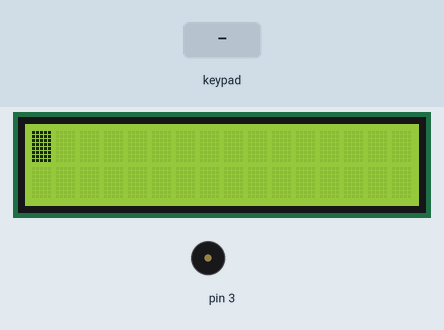
The sketch below on a simulated Arduino Uno, built with avr-gcc and run on an emulated ATmega328P. Shown: 16×2 character LCD, buzzer (waves = sounding). The test bench sets the inputs (shaded band).

Above: at 1.3 s.
1.4 s: keypad keys 1 2 # pressed 0.4 s apart
At 3.4 s:
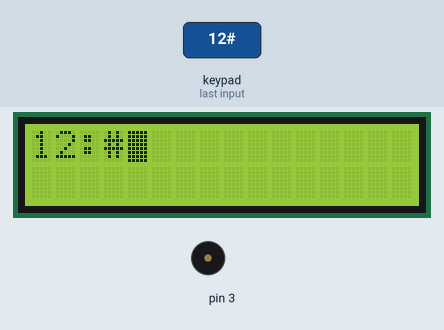
4.1 s: key 'A' pressed
At 5.0 s:
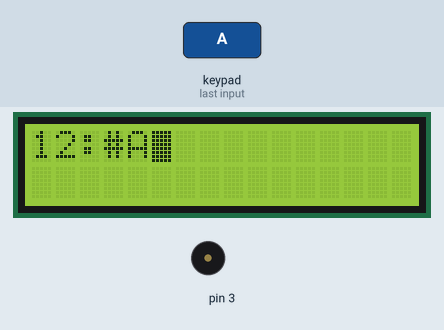
5.6 s: key '*' pressed
At 5.75 s:
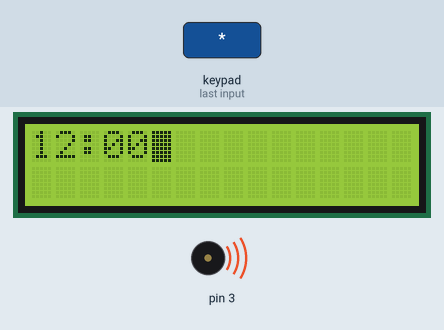
7.4 s: keypad keys 2 5 # pressed 0.4 s apart
At 8.6 s:
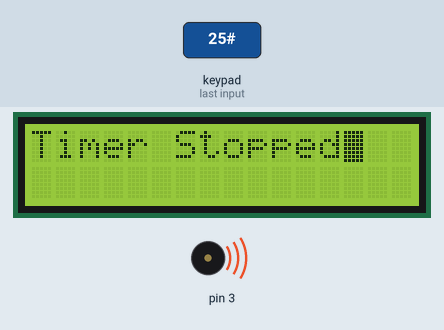
10.2 s: key 'B' pressed
At 10.8 s:
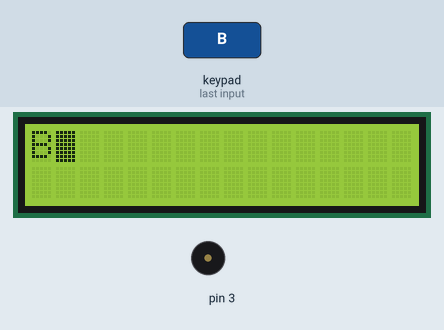
11.7 s: keypad keys 1 2 * pressed 0.4 s apart
At 13.6 s:
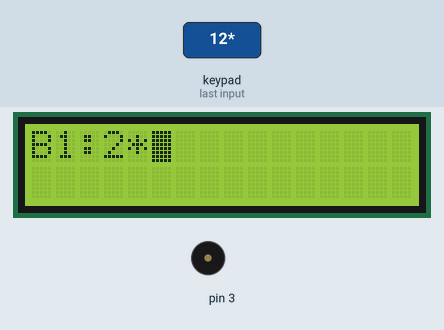
Timing chart, 0 to 15.1 s (numbered marks = the images above; inputs shaded):
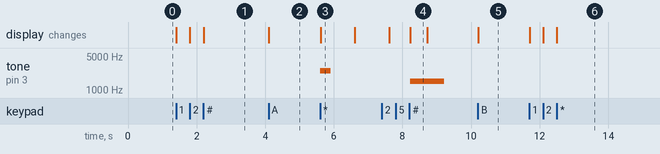

The sketch:

ArduinoTimer.ino
```cpp
#include <Wire.h>
#include <LiquidCrystal_I2C.h>
#include <Keypad.h>
#include <stdlib.h>

LiquidCrystal_I2C lcd(0x27, 16, 2);

const byte ROWS = 4;
const byte COLS = 4;

char hexaKeys[ROWS][COLS] = {
    {'1', '2', '3', 'A'},
    {'4', '5', '6', 'B'},
    {'7', '8', '9', 'C'},
    {'*', '0', '#', 'D'}};
byte rowPins[4] = {2, A0, 4, A1};
byte colPins[4] = {A2, 7, 8, 9};

Keypad customKeypad = Keypad(makeKeymap(hexaKeys), rowPins, colPins, ROWS, COLS);

int cursor_position = 0;
int minutes_int;
int seconds_int;
String minutes_string = "";
String seconds_string = "";
bool all_numbers = false;
bool timerRunning = false;
const long interval = 1000;
unsigned long previousMillis = 0;

void setup()
{
    lcd.init();
    lcd.backlight();
    lcd.begin(16, 2);
    lcd.blink();
    lcd.setCursor(0, 0);
    Serial.begin(9600);
}

void loop()
{
    char customKey = customKeypad.getKey();
    if (!all_numbers)
    {
        print_numbers(customKey);
    }
    else
    {
        take_special(customKey);
    }
}

void stop_timer()
{
    previousMillis = 0;
    lcd.clear();
    lcd.setCursor(0, 0);
    lcd.print("Timer Stopped");

    all_numbers = false;
    timerRunning = false;
    digitalWrite(A3, LOW);
    tone(3, 1500, 1000);
    delay(500);
    lcd.clear();
    reset_values();
}

void reset_values()
{
    cursor_position = 0;
    minutes_int = 0;
    seconds_int = 0;
    minutes_string = "";
    seconds_string = "";
}

void start_timer()
{
    tone(3, 2500, 300);
    digitalWrite(A3, HIGH);
    while (timerRunning)
    {
        unsigned long currentMillis = millis();
        char customKey = customKeypad.getKey();
        if (customKey)
        {
            if (customKey == '#')
            {
                stop_timer();
                break;
            }
        }
        if (currentMillis - previousMillis >= interval)
        {
            previousMillis = currentMillis;
            lcd.clear();
            if (seconds_int <= 0)
            {
                if (minutes_int <= 0)
                {
                    stop_timer();
                    lcd.clear();
                    tone(3, 1500, 1000);
                    delay(500);
                }
                else
                {
                    if (minutes_int < 10)
                    {
                        lcd.print('0');
                    }
                    lcd.print(minutes_int);
                    lcd.print(':');
                    if (seconds_int < 10)
                    {
                        lcd.print('0');
                    }
                    lcd.print(seconds_int);
                    minutes_int--;
                    seconds_int = 59;
                }
            }
            else
            {
                if (minutes_int < 10)
                {
                    lcd.print('0');
                }
                lcd.print(minutes_int);
                lcd.print(':');
                if (seconds_int < 10)
                {
                    lcd.print('0');
                }
                lcd.print(seconds_int);
                seconds_int--;
            }
        }
    }
}

void take_special(char customKey)
{
    if (customKey)
    {
        switch (customKey)
        {
        case '*':
            timerRunning = true;
            start_timer();
            break;
        case '#':
            timerRunning = false;
            break;
        case 'A':
        case 'B':
        case 'C':
        case 'D':
            break;
        }
    }
}

void print_numbers(char customKey)
{
    if (customKey)
    {
        if (customKey != '*' ||
            customKey != '#' ||
            customKey != 'A' ||
            customKey != 'B' ||
            customKey != 'C' ||
            customKey != 'D')
        {
            switch (cursor_position)
            {
            case 0:
                assign_minutes(customKey);
                lcd.print(customKey);
                cursor_position++;
                break;
            case 1:
                assign_minutes(customKey);
                lcd.print(customKey);
                cursor_position++;
                lcd.print(":");
                cursor_position++;
                break;
            case 3:
                assign_seconds(customKey);
                lcd.print(customKey);
                cursor_position++;
                break;
            case 4:
                assign_seconds(customKey);
                lcd.print(customKey);
                cursor_position++;
                check_input(minutes_string, seconds_string);
                all_numbers = true;
                break;
            }
        }
    }
}

void check_input(String minutes, String seconds)
{
    if (minutes_int > 60)
    {
        minutes_int = 60;
    }
    if (seconds_int > 60)
    {
        seconds_int = 60;
    }
}

int assign_minutes(char customKey)
{
    minutes_string += customKey;
    minutes_int = minutes_string.toInt();
    return minutes_int;
}

int assign_seconds(char customKey)
{
    seconds_string += customKey;
    seconds_int = seconds_string.toInt();
    return seconds_int;
}
```

Measured:
- after the input at 1.4 s, the display: first changes at once (image 1 shows a later state)
- after the input at 4.1 s, the display: changes at once (image 2)
- after the input at 5.6 s, tone on pin 3: silent → 2500 Hz at once, → silent 0.30 s later; the display: changes at once (image 3)
- after the input at 7.4 s, tone on pin 3: silent → 1500 Hz after 0.82 s, → silent 1.0 s later; the display: first differs from a run without the input after 0.82 s (image 4)
- after the input at 10.2 s, the display: changes at once (image 5)
- after the input at 11.7 s, the display: first changes at once (image 6 shows a later state)
- what the display in image 3 shows lasts 1.0 s, from 5.6 s to 6.6 s
